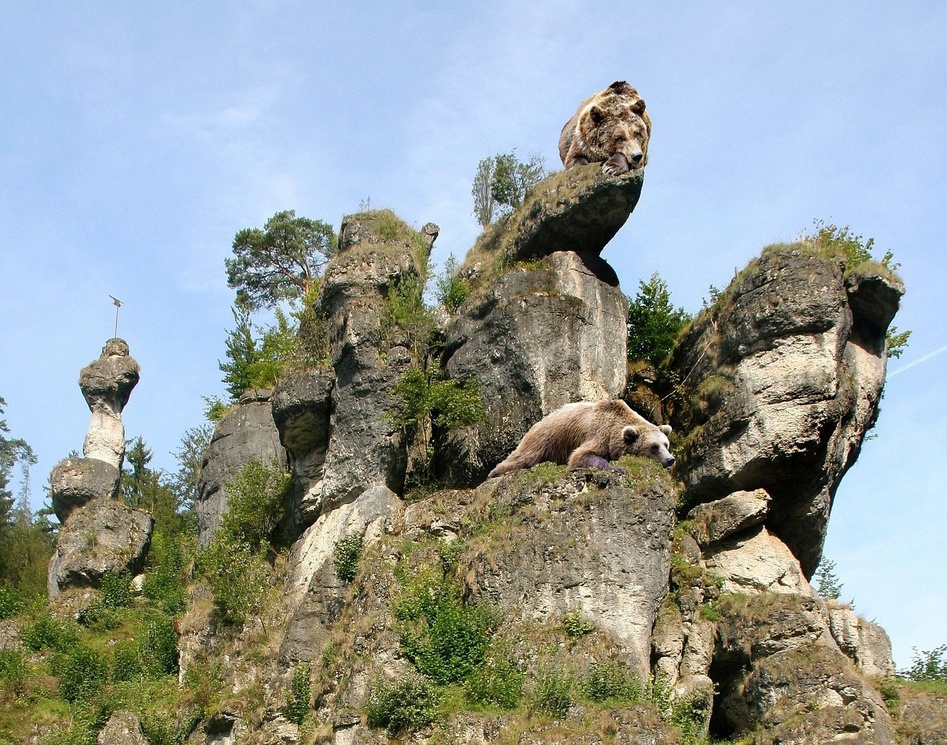
#> input picture Minggu IV/Praktikum/Image1.jpg, 947 x 745 px, shrunk from 1280 x 1008 before the run, given in place of the camera
$ python Latihan3.py
#> lines starting #> are read from the running program, lines starting #| are printed output that depends on the picture
import cv2
import numpy as np
import time

class RealTimeEnhancement:

    def __init__(self, target_fps=30):
#> further down, frame is the input picture: shape (745, 947, 3); mean B, G, R 151.9, 155, 147
        self.target_fps = target_fps
        self.history_buffer = []

    def enhance_frame(self, frame, enhancement_type='adaptive'):

#> called with enhancement_type = 'adaptive'
        gray = cv2.cvtColor(frame, cv2.COLOR_BGR2GRAY)
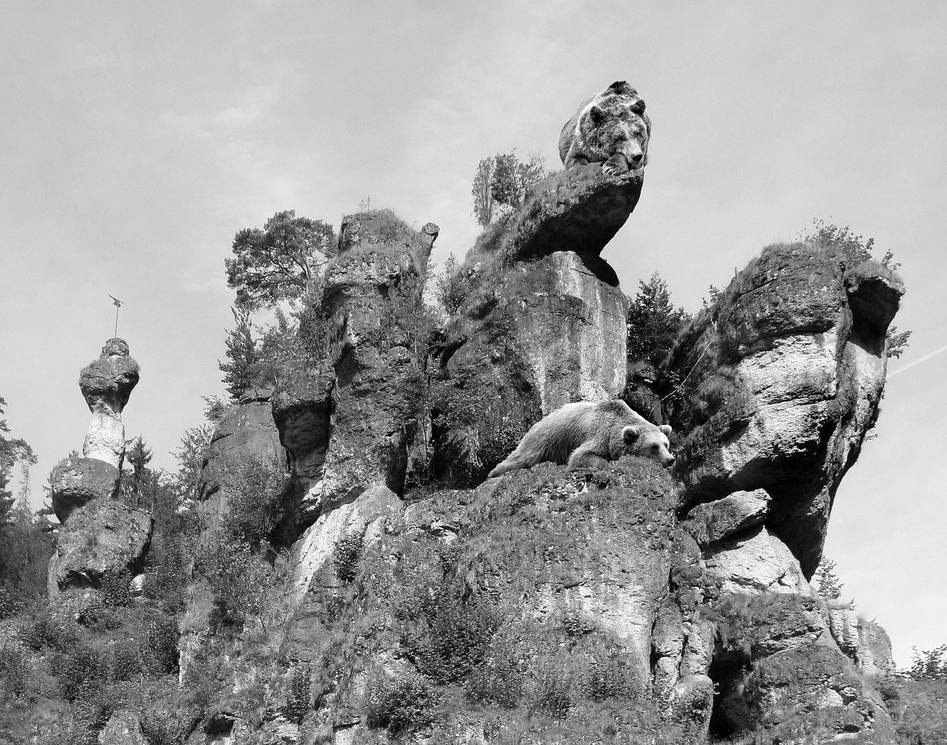
#> gray: shape (745, 947); min 0, max 255, mean 152.2

        if enhancement_type == 'adaptive':

            clahe = cv2.createCLAHE(clipLimit=2.0, tileGridSize=(8,8))
            enhanced = clahe.apply(gray)
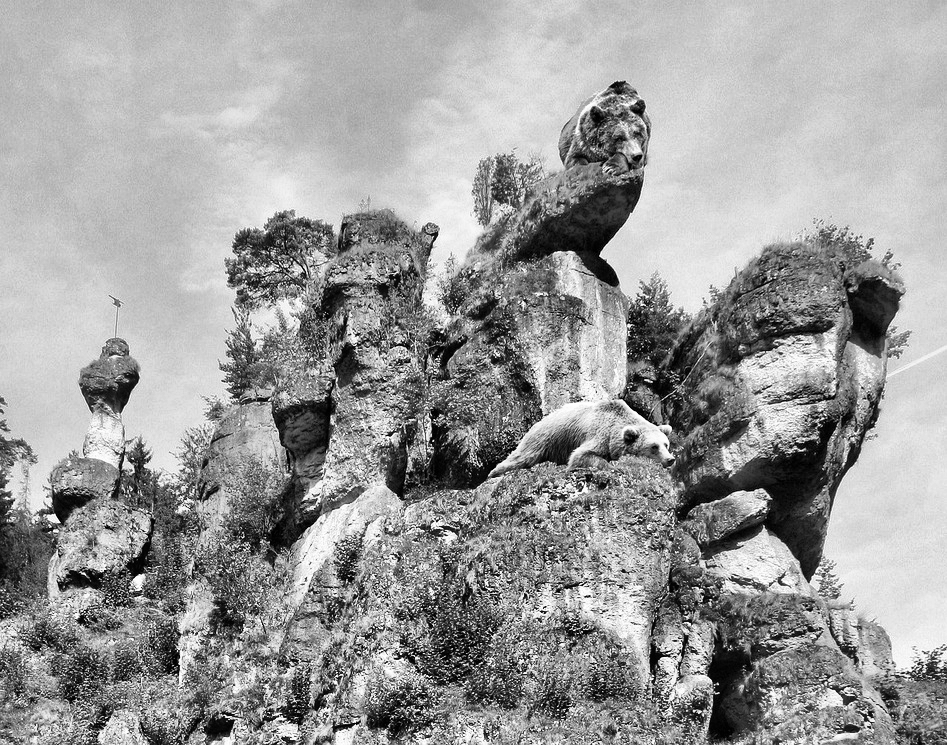
#> enhanced: shape (745, 947); min 0, max 255, mean 156

        elif enhancement_type == 'gamma':

            gamma = 1.2
            table = np.array([(i/255.0)**gamma*255 for i in range(256)]).astype("uint8")
            enhanced = cv2.LUT(gray, table)

        else:
            enhanced = gray

        enhanced = cv2.cvtColor(enhanced, cv2.COLOR_GRAY2BGR)
#> enhanced: shape (745, 947, 3)

        return enhanced


# ===============================
# MAIN PROGRAM
# ===============================

cap = cv2.VideoCapture(0)

enhancer = RealTimeEnhancement(target_fps=30)

while True:

    start = time.time()

    ret, frame = cap.read()
    if not ret:
        break

    enhanced_frame = enhancer.enhance_frame(frame)

    cv2.imshow("Original", frame)
    cv2.imshow("Enhanced Real-Time", enhanced_frame)

    if cv2.waitKey(1) & 0xFF == ord('q'):
#> (key q is pressed here)
        break

    elapsed = time.time() - start
    delay = max(1, int(1000*(1/enhancer.target_fps - elapsed)))

cap.release()
cv2.destroyAllWindows()

$ run again, on Minggu IV/Praktikum/medical_image.jpg
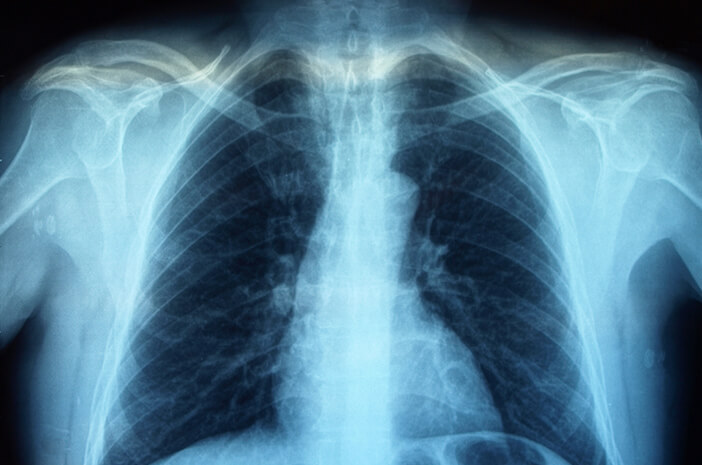
#> input picture Minggu IV/Praktikum/medical_image.jpg, 702 x 465 px, given in place of the camera
#> frame is the input picture: shape (465, 702, 3); mean B, G, R 145.3, 123.4, 82
#> in enhance_frame, `gray = cv2.cvtColor(frame, cv2.COLOR_BGR2GRAY)`:
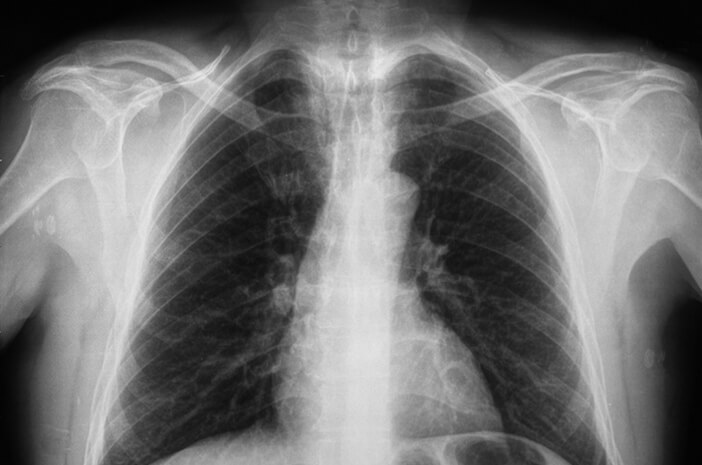
#> gray: shape (465, 702); min 1, max 233, mean 113.5
#> in enhance_frame, `enhanced = clahe.apply(gray)`:
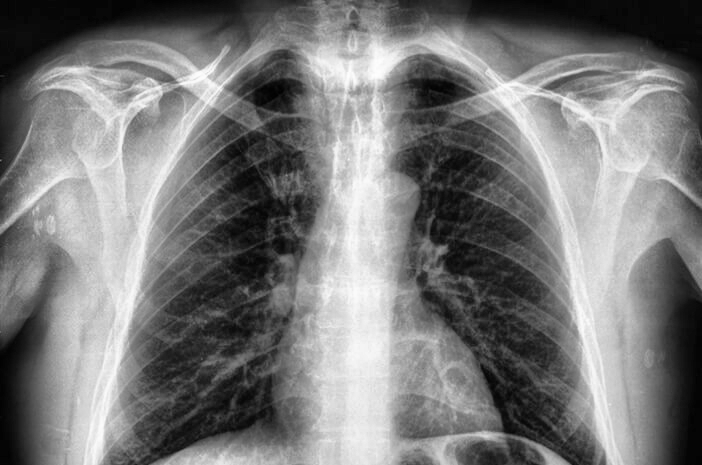
#> enhanced: shape (465, 702); min 1, max 254, mean 121.8
